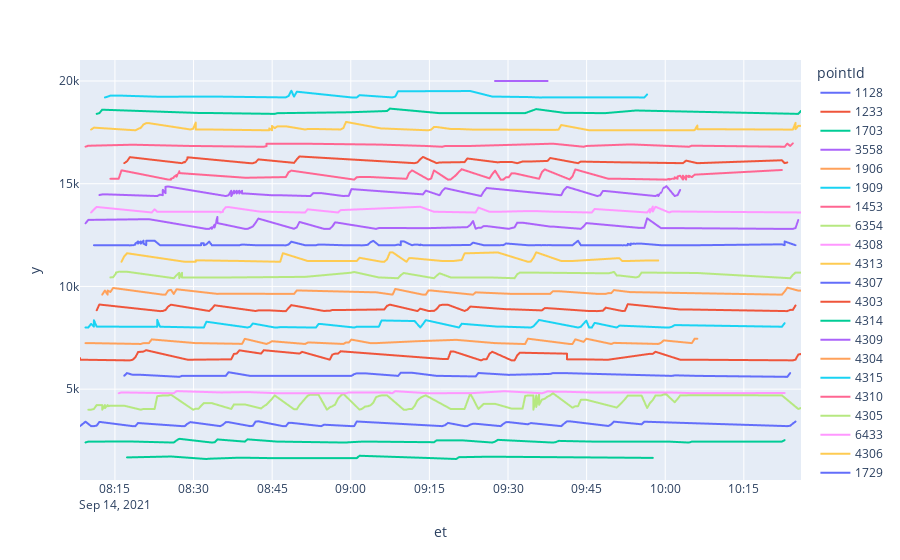

Source (notebook cell):
### Code cell
dfn = px.data.gapminder()
dfn = px.data.gapminder().query("continent == 'Oceania'")
# fig = px.line(df, x='year', y='lifeExp', color='country', markers=True)
fig = px.scatter(x=df.et, y=df["y"])
fig = px.line(df, x='et', y="y", color='pointId')
fig.show()
